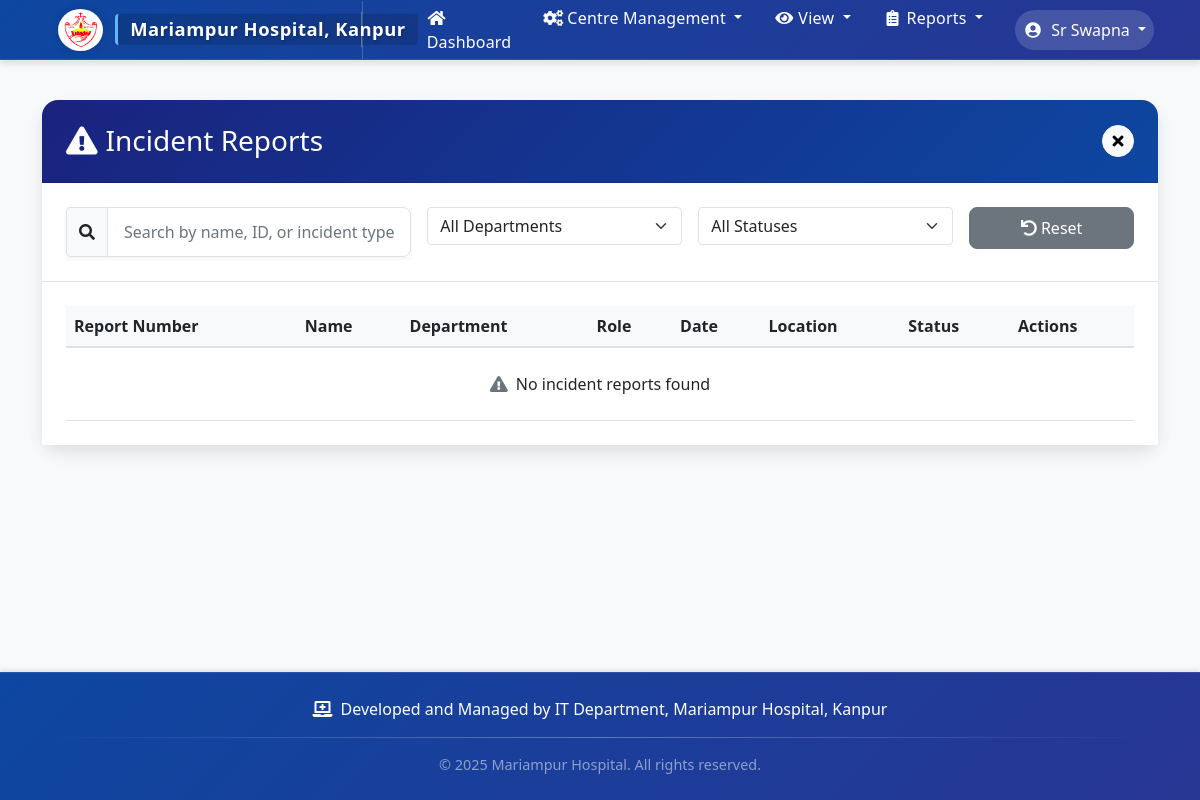
Before: /incident-reports/ (signed in) with the older database file.
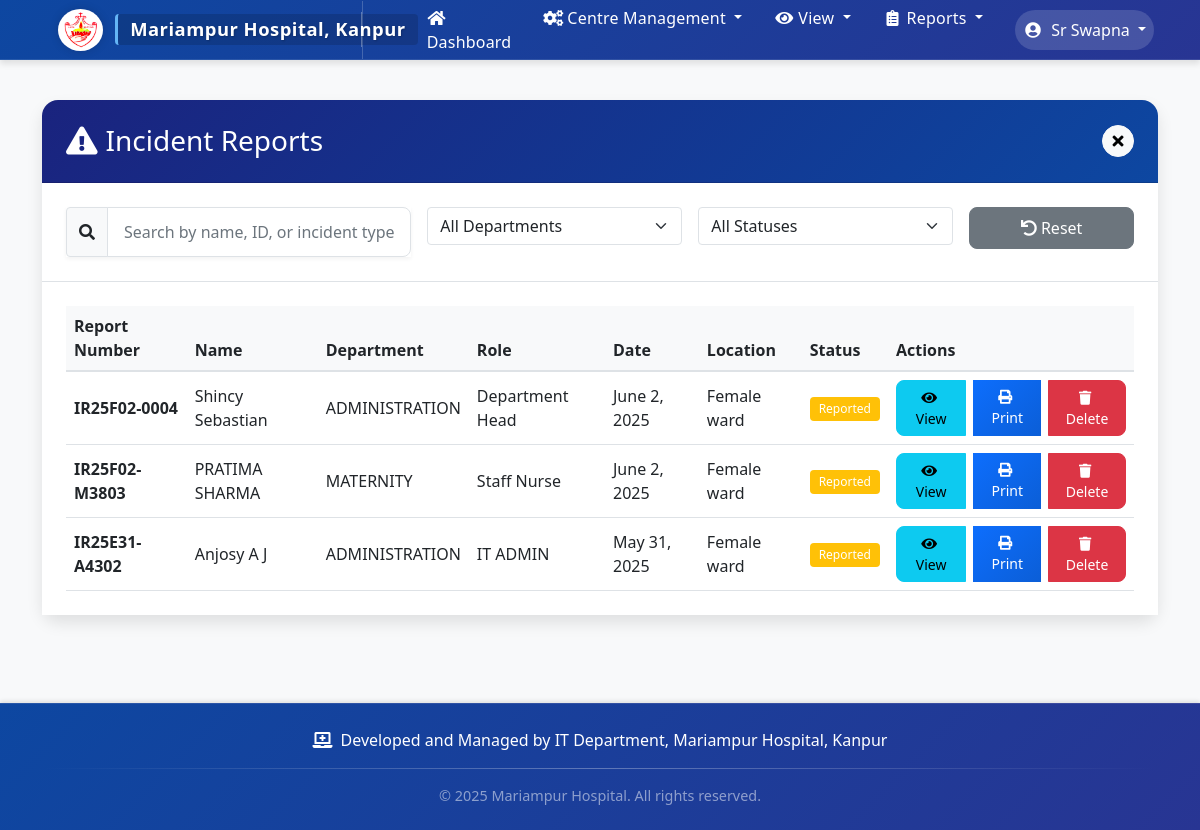
After: the same page with the newer database file.
### staff_monitor/models.py (models this page shows, shortened)
class IncidentReport(models.Model):
    staff = models.ForeignKey(Staff, on_delete=models.CASCADE, related_name='incident_reports', null=True, blank=True)
    department_head = models.ForeignKey(DepartmentHead, on_delete=models.CASCADE, null=True, blank=True, related_name='incident_reports')
    reporter = models.ForeignKey(User, on_delete=models.CASCADE, related_name='reported_incidents')
    report_number = models.CharField(max_length=50, unique=True)
    incident_date = models.DateField()
    incident_time = models.TimeField()
    incident_location = models.CharField(max_length=255)
    incident_types = models.TextField(default="[]")  # JSON string of list
    other_incident_type = models.CharField(max_length=255, blank=True, null=True)
    incident_description = models.TextField(blank=True)  # New field for describing selected incidents
    related_parties = models.TextField(default="[]")  # JSON string of list
    individuals_involved = models.TextField(default="[]")  # JSON string containing individual names, departments, positions, roles
    incident_photo = models.ImageField(upload_to='incident_photos/', blank=True, null=True)
    immediate_action = models.TextField(blank=True)
    follow_up_actions = models.TextField(blank=True)
    prepared_by = models.CharField(max_length=255)
    reporter_position = models.CharField(max_length=255, blank=True)
    STATUS_CHOICES = [
        ('reported', 'Reported'),
        ('under_investigation', 'Under Investigation'),
        ('resolved', 'Resolved'),
        ('closed', 'Closed')
    ]
    status = models.CharField(max_length=20, choices=STATUS_CHOICES, default='reported')
    created_at = models.DateTimeField(auto_now_add=True)
    updated_at = models.DateTimeField(auto_now=True)
    class Meta:
        ordering = ['-incident_date', '-incident_time']

class DepartmentHead(models.Model):
    user = models.OneToOneField(User, on_delete=models.CASCADE)
    department = models.ForeignKey(Department, on_delete=models.PROTECT)
    subdepartment = models.ForeignKey(SubDepartment, on_delete=models.PROTECT, null=True, blank=True)
    designation = models.CharField(max_length=100, default="Department Head")
    contact_number = models.CharField(max_length=15)
    joining_date = models.DateField(null=True, blank=True)
    appointment_date = models.DateField(null=True, blank=True)
    managed_staff = models.ManyToManyField('Staff', related_name='supervisors', blank=True)
    is_hr_head = models.BooleanField(default=False)

class Department(models.Model):
    name = models.CharField(max_length=100, unique=True)
    created_at = models.DateTimeField(auto_now_add=True)
    def __str__(self):
        return self.name
    class Meta:
        ordering = ['name']

class Staff(models.Model):
    user = models.OneToOneField(User, on_delete=models.CASCADE)
    employee_id = models.CharField(max_length=20, unique=True)
    department = models.ForeignKey(Department, on_delete=models.PROTECT)
    subdepartment = models.ForeignKey(SubDepartment, on_delete=models.PROTECT, null=True, blank=True)
    position = models.CharField(max_length=100)
    joining_date = models.DateField()
    appointment_date = models.DateField(null=True, blank=True)

### staff_monitor/views.py (the view, shortened to what this page needs)
# urls.py: path('incident-reports/', views.incident_report_list, name='incident_report_list'),
@login_required
def incident_report_list(request):
    try:
        if request.user.is_staff:
            is_authorized = True
            reports = IncidentReport.objects.all().order_by('-incident_date', '-incident_time')
        if not is_authorized:
            messages.error(request, "You do not have permission to view incident reports.")
            return redirect('dashboard')
        departments = Department.objects.all().order_by('name')
        return render(request, 'staff_monitor/incident_report_list.html', {
            'reports': reports,
            'departments': departments,
            'status_choices': IncidentReport.STATUS_CHOICES
        })
    except Exception as e:
        messages.error(request, f"Error loading incident reports: {str(e)}")
        return redirect('dashboard')

### staff_monitor/templates/staff_monitor/incident_report_list.html (shortened to what the changed rows need)
{% extends 'staff_monitor/base.html' %}
{% block content %}
<div class="card">
    <div class="card-body">
        <div class="table-responsive">
            <table class="table table-hover" id="incidentReportsTable">
                <thead class="table-light">
                    <tr>
                        <th>Report Number</th>
                        <th>Name</th>
                        <th>Department</th>
                        <th>Role</th>
                        <th>Date</th>
                        <th>Location</th>
                        <th>Status</th>
                        <th>Actions</th>
                    </tr>
                </thead>
                <tbody>
                    {% for report in reports %}
                        <tr class="report-row">
                            <td class="fw-bold">{{ report.report_number }}</td>
                            <td>
                                {% if report.staff %}
                                    {{ report.staff.user.get_full_name }}
                                {% elif report.department_head %}
                                    {{ report.department_head.user.get_full_name }}
                                {% endif %}
                            </td>
                            <td>
                                {% if report.staff %}
                                    {{ report.staff.department }}
                                {% elif report.department_head %}
                                    {{ report.department_head.department }}
                                {% endif %}
                            </td>
                            <td>
                                {% if report.staff %}
                                    {{ report.staff.position }}
                                {% elif report.department_head %}
                                    {{ report.department_head.designation }}
                                {% endif %}
                            </td>
                            <td>{{ report.incident_date }}</td>
                            <td>{{ report.incident_location }}</td>
                            <td>
                                <span class="badge {% if report.status == 'reported' %}bg-warning{% elif report.status == 'under_investigation' %}bg-info{% elif report.status == 'resolved' %}bg-success{% else %}bg-secondary{% endif %}">
                                    {{ report.get_status_display }}
                                </span>
                            </td>
                            <td>
                                <div class="btn-group">
                                    <a href="{% url 'view_incident_report' report.id %}" class="btn btn-info btn-sm">
                                        <i class="fas fa-eye me-1"></i>View
                                    </a>
                                    <a href="{% url 'print_incident_report' report.id %}" class="btn btn-primary btn-sm" target="_blank">
                                        <i class="fas fa-print me-1"></i>Print
                                    </a>
                                    {% if user.is_staff %}
                                    <button class="btn btn-danger btn-sm delete-report"
                                            data-report-id="{{ report.id }}"
                                            data-staff-name="{% if report.staff %}{{ report.staff.user.get_full_name }}{% elif report.department_head %}{{ report.department_head.user.get_full_name }}{% endif %}"
                                            data-report-number="{{ report.report_number }}">
                                        <i class="fas fa-trash me-1"></i>Delete
                                    </button>
                                    {% endif %}
                                </div>
                            </td>
                        </tr>
                    {% empty %}
                        <tr>
                            <td colspan="8" class="text-center py-4">
                                <i class="fas fa-exclamation-triangle text-muted me-2"></i>No incident reports found
                            </td>
                        </tr>
                    {% endfor %}
                </tbody>
            </table>
        </div>
    </div>
</div>
{% endblock %}

Changed rows visible on the page:
added IncidentReport: report_number "IR25F02-0004", department_head.user.get_full_name "Shincy Sebastian", department_head.department "ADMINISTRATION", department_head.designation "Department Head", incident_date "June 2, 2025", incident_location "Female ward", status "Reported"
added IncidentReport: report_number "IR25F02-M3803", staff.user.get_full_name "PRATIMA SHARMA", staff.department "MATERNITY", staff.position "Staff Nurse", incident_date "June 2, 2025", incident_location "Female ward", status "Reported"
added IncidentReport: report_number "IR25E31-A4302", staff.user.get_full_name "Anjosy A J", staff.department "ADMINISTRATION", staff.position "IT ADMIN", incident_date "May 31, 2025", incident_location "Female ward", status "Reported"
Other visible differences:
text no longer shown: "No incident reports found"
